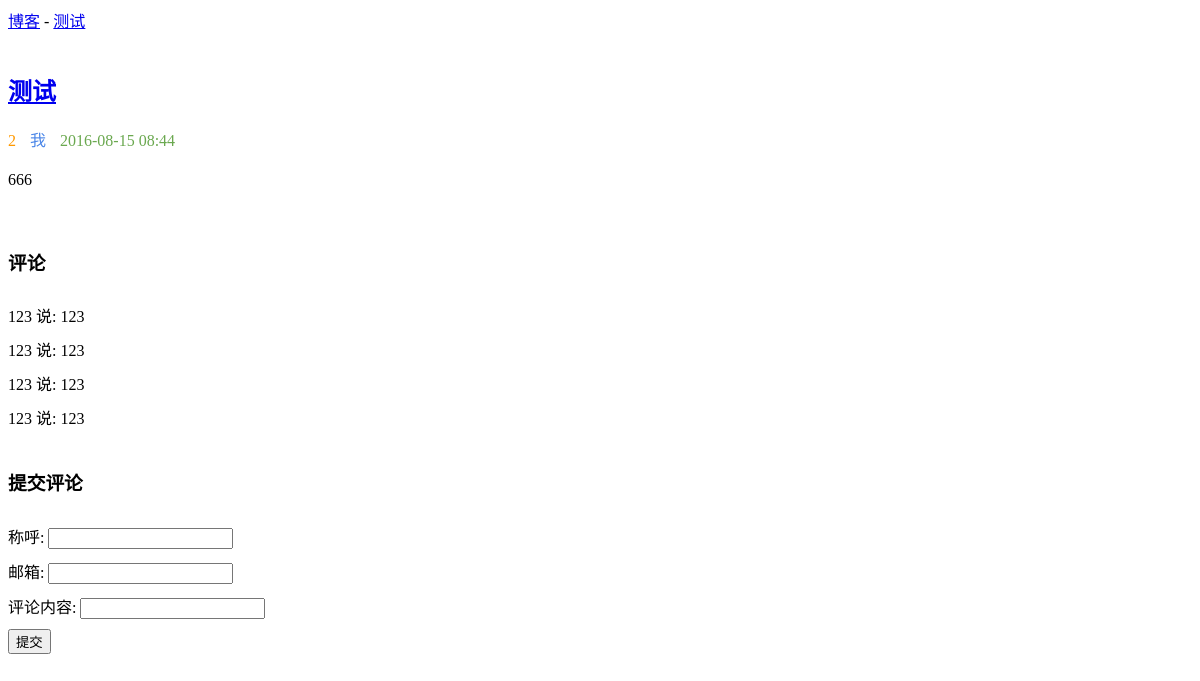
/detail/1/, run on an earlier commit of the app's database.
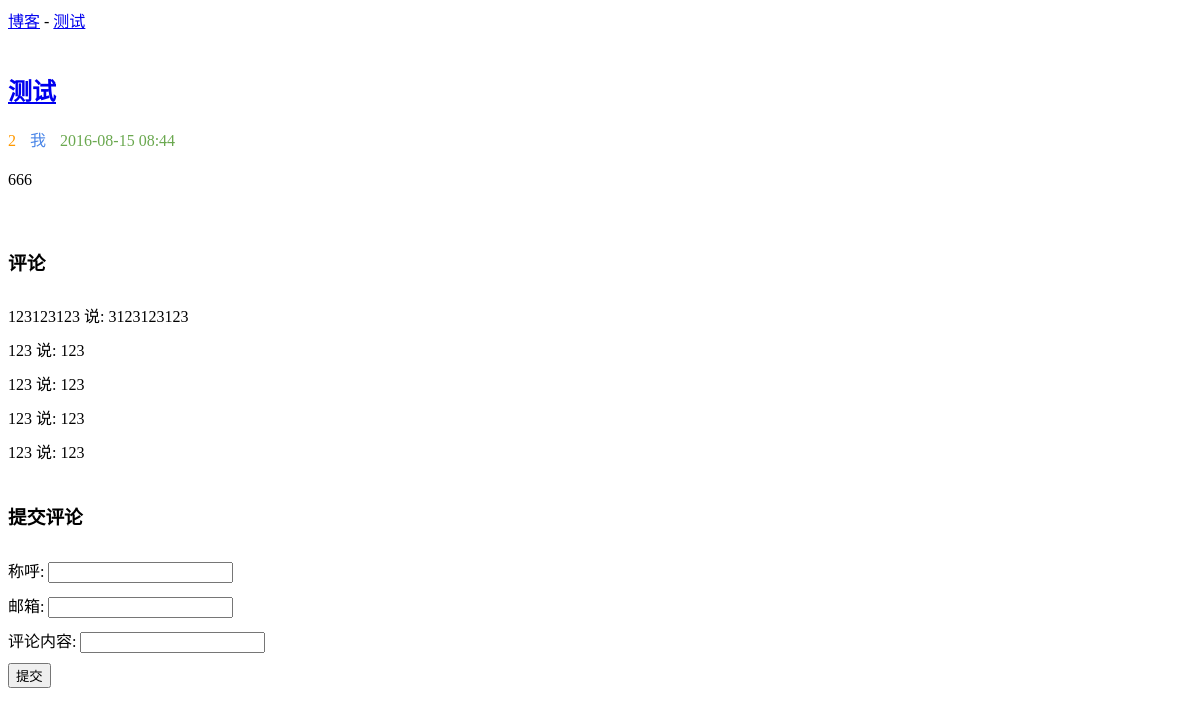
And on a later commit of the database.
### blog/models.py (models this page shows)
class Comment(models.Model):
    blog = models.ForeignKey(Blog, verbose_name='博客')
    name = models.CharField('称呼', max_length=16)
    email = models.EmailField('邮箱')
    content = models.CharField('内容', max_length=140)
    created = models.DateTimeField('发布时间', auto_now_add=True)

### blog/views.py (the view)
# urls.py: url(r'^detail/(\d+)/$', get_detail, name='blog_get_detail'),
def get_detail(request, blog_id):
    try:
        blog = Blog.objects.get(id=blog_id)
    except Blog.DoesNotExist:
        raise Http404
    if request.method == 'GET':
        form = CommentForm()
    else:
        form = CommentForm(request.POST)
        if form.is_valid():
            cleaned_data = form.cleaned_data
            cleaned_data['blog'] = blog
            Comment.objects.create(**cleaned_data)
    ctx = {
        'blog': blog,
        'comments': blog.comment_set.all().order_by('-created'),
        'form': form
    }
    return render(request, 'blog-detail.html', ctx)

### blog/forms.py
class CommentForm(forms.Form):
    name = forms.CharField(label='称呼', max_length=16, error_messages={
        'required': '请填写您的称呼',
        'max_length': '称呼太长'
    })
    email = forms.EmailField(label='邮箱', error_messages={
        'required': '请填写您的邮箱',
        'invalid': '邮箱格式不正确'
    })
    content = forms.CharField(label='评论内容', error_messages={
        'required': '请填写您的评论内容',
        'max_length': '评论内容太长'
    })

### blog/templates/blog-detail.html (shortened to what this page needs)
<!DOCTYPE html>
<html lang="en">
<head>
</head>
<body>
<div class="header">
    <span><a href="{% url 'blog_get_blogs' %}">博客</a> - <a href="{% url 'blog_get_detail' blog.id %}">{{ blog.title }}</a></span>
</div>
<div class="content">
    <div class="blog">
        <div class="title">
            <a href="#"><h2>{{ blog.title }}</h2></a>
        </div>
        <div class="info">
            <span class="category" style="color: #ff9900;">{{ blog.category.name }}</span>
            <span class="author" style="color: #4a86e8">{{ blog.author }}</span>
            <span class="created" style="color: #6aa84f">{{ blog.created|date:"Y-m-d H:i" }}</span>
        </div>
        <div class="summary">
            {{ blog.content }}
        </div>
    </div>
    <div class="comment">
        <div class="comments-display" style="padding-top: 20px;">
            <h3>评论</h3>
            {% for comment in comments %}
                <div class="comment-field" style="padding-top: 10px;">
                    {{ comment.name }} 说: {{ comment.content }}
                </div>
            {% endfor %}
        </div>
        <div class="comment-post" style="padding-top: 20px;">
            <h3>提交评论</h3>
            <form action="{% url 'blog_get_detail' blog.id %}" method="post">
                {% for field in form %}
                    <div class="input-field" style="padding-top: 10px">
                        {{ field.label }}: {{ field }}
                    </div>
                {% endfor %}
                <button type="submit" style="margin-top: 10px">提交</button>
            </form>
        </div>
    </div>
</div>
</body>
</html>

What changed in the data, as far as the page shows it:
added Comment: name "123123123", content "3123123123"
